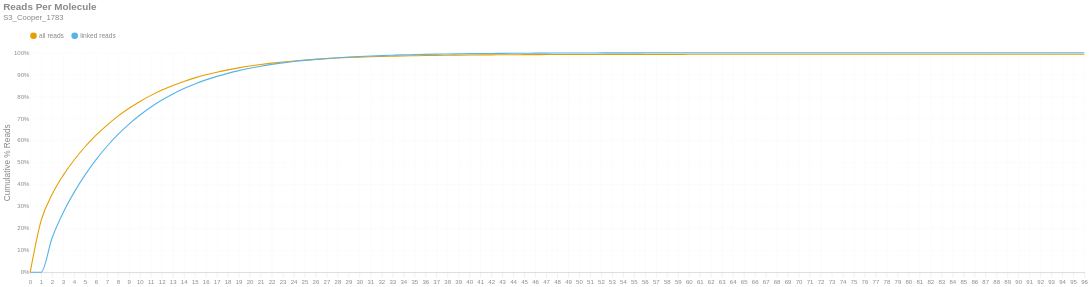

Notebook code for this chart:
### Markdown cell above
### Reads per Molecule
This chart shows the cumulative distribution of the number of reads per linked molecule. That is, how many alignments are associated with a unique molecule. This excludes the number of reads associated with invalid or absent linked-read barcodes. The `linked` histogram is the percentages recalculated when disregarding singletons.

### Code cell
if SKIPLR:
    print_html(f"Skipped")
else:
    counts = np.bincount(valids['reads'].cast(pl.Int64).to_numpy())
    weighted = counts * np.arange(len(counts))
    all_perc = weighted / n_reads
    linked_perc = weighted / n_linked_reads
    linked_perc[1] = 0
    binned_df = pl.DataFrame({
        'readsper': list(range(len(counts))),
        'all reads (cumsum)': np.cumsum(all_perc).tolist(),
        'linked reads (cumsum)': np.cumsum(linked_perc).tolist(),
    })

    with SafeRender(binned_df):
        (
            density_plot(binned_df, 'Reads Per Molecule', samplename, 'readspmol')
            .encode(
                x=alt.X('readsper:O', title=None).axis(labelAngle=0).scale(padding=0),
                y=alt.Y('value:Q', title='Cumulative % Reads').axis(format='%').stack(False),
                color=alt.Color("key:N").scale(domain=["all reads", "linked reads"]),
                tooltip=[
                    alt.Tooltip("key:N", title="Data Type"),
                    alt.Tooltip("readsper:O", title="Reads Per Molecule"),
                    alt.Tooltip("value:Q", format=".2%", title="% Reads (Cum.)")
                ]            
            )
        ).display()

### Figure 1 — Vega-Lite specification as saved in the notebook (floating-point values rounded to 4 significant figures)
{"width": "container", "height": 400, "config": {"title": {"anchor": "start", "dy": -15, "fontSize": 18, "color": "#888888", "subtitleColor": "#888888", "subtitleFontSize": 14}, "arc": {"fill": "#0072B2"}, "axis": {"domainColor": "#888888", "domainWidth": 0.5, "gridWidth": 0.2, "grid": false, "titleFontWeight": 400, "titleFontSize": 15, "labelFontSize": 11, "labelColor": "#888888", "tickColor": "#888888", "tickWidth": 0.2, "titleColor": "#888888"}, "axisBand": {"grid": false}, "axisX": {"grid": true, "tickSize": 10, "domainCap": "round"}, "axisY": {"domain": false, "grid": true, "tickSize": 0, "domainCap": "round"}, "background": "transparent", "header": {"labelFontSize": 15, "labelColor": "#888888", "titleFontSize": 15, "titleFontWeight": 600, "titleColor": "#888888"}, "legend": {"labelFont": "sans-serif", "labelFontSize": 12, "labelColor": "#888888", "symbolSize": 100, "symbolType": "circle", "titleFontSize": 12, "titlePadding": 10, "titleColor": "#888888", "title": null, "orient": "top"}, "range": {"category": ["#E69F00", "#56B4E9", "#009E73", "#F0E442", "#0072B2", "#D55E00", "#CC79A7", "#000000"], "diverging": ["#cfe8f3", "#a2d4ec", "#73bfe2", "#46abdb", "#1696d2", "#12719e"]}, "area": {"fill": "#0072B2", "fillOpacity": 0.7, "line": true, "strokeOpacity": 0.7}, "line": {"color": "#0072B2", "stroke": "#0072B2", "strokeWidth": 2}, "trail": {"color": "#0072B2", "stroke": "#0072B2", "strokeWidth": 0, "size": 1}, "point": {"filled": true, "fillOpacity": 1.0, "size": 95}, "text": {"color": "#888888", "fontSize": 11, "align": "right", "fontWeight": 400, "size": 11}, "bar": {"fill": "#0072B2", "stroke": null}, "view": {"stroke": null, "continuousWidth": 660, "continuousHeight": 400}}, "data": {"name": "data-60ab370543c56c2747de6e47cc8149df"}, "mark": {"type": "line", "interpolate": "monotone", "point": {"opacity": 0, "size": 275}}, "encoding": {"color": {"field": "key", "scale": {"domain": ["all reads", "linked reads"]}, "type": "nominal"}, "tooltip": [{"field": "key", "title": "Data Type", "type": "nominal"}, {"field": "readsper", "title": "Reads Per Molecule", "type": "ordinal"}, {"field": "value", "format": ".2%", "title": "% Reads (Cum.)", "type": "quantitative"}], "x": {"axis": {"labelAngle": 0}, "field": "readsper", "scale": {"padding": 0}, "title": null, "type": "ordinal"}, "y": {"axis": {"format": "%"}, "field": "value", "stack": false, "title": "Cumulative % Reads", "type": "quantitative"}}, "params": [{"name": "param_c36ac31b6afebe62", "select": {"type": "point", "fields": ["key"]}, "bind": "legend"}], "title": {"text": "Reads Per Molecule", "subtitle": "S3_Cooper_1783"}, "transform": [{"fold": ["all reads (cumsum)", "linked reads (cumsum)"]}, {"calculate": "replace(datum.key, ' (cumsum)', '')", "as": "key"}, {"filter": {"param": "param_c36ac31b6afebe62"}}], "usermeta": {"embedOptions": {"downloadFileName": "S3_Cooper_1783.readspmol"}}, "$schema": "https://vega.github.io/schema/vega-lite/v6.1.0.json", "datasets": {"data-60ab370543c56c2747de6e47cc8149df": [{"readsper": 0, "all reads (cumsum)": 0.0, "linked reads (cumsum)": 0.0}, {"readsper": 1, "all reads (cumsum)": 0.2361, "linked reads (cumsum)": 0.0}, {"readsper": 2, "all reads (cumsum)": 0.3552, "linked reads (cumsum)": 0.1574}, {"readsper": 3, "all reads (cumsum)": 0.4413, "linked reads (cumsum)": 0.2712}, {"readsper": 4, "all reads (cumsum)": 0.5114, "linked reads (cumsum)": 0.3639}, {"readsper": 5, "all reads (cumsum)": 0.5717, "linked reads (cumsum)": 0.4435}, {"readsper": 6, "all reads (cumsum)": 0.6243, "linked reads (cumsum)": 0.513}, {"readsper": 7, "all reads (cumsum)": 0.6705, "linked reads (cumsum)": 0.574}, {"readsper": 8, "all reads (cumsum)": 0.7111, "linked reads (cumsum)": 0.6277}, {"readsper": 9, "all reads (cumsum)": 0.7469, "linked reads (cumsum)": 0.6749}, {"readsper": 10, "all reads (cumsum)": 0.7782, "linked reads (cumsum)": 0.7163}, {"readsper": 11, "all reads (cumsum)": 0.8057, "linked reads (cumsum)": 0.7527}, {"readsper": 12, "all reads (cumsum)": 0.8297, "linked reads (cumsum)": 0.7845}, {"readsper": 13, "all reads (cumsum)": 0.8508, "linked reads (cumsum)": 0.8122}, {"readsper": 14, "all reads (cumsum)": 0.8692, "linked reads (cumsum)": 0.8366}, {"readsper": 15, "all reads (cumsum)": 0.8853, "linked reads (cumsum)": 0.8579}, {"readsper": 16, "all reads (cumsum)": 0.8992, "linked reads (cumsum)": 0.8762}, {"readsper": 17, "all reads (cumsum)": 0.9114, "linked reads (cumsum)": 0.8923}, {"readsper": 18, "all reads (cumsum)": 0.9217, "linked reads (cumsum)": 0.906}, {"readsper": 19, "all reads (cumsum)": 0.931, "linked reads (cumsum)": 0.9183}, {"readsper": 20, "all reads (cumsum)": 0.9393, "linked reads (cumsum)": 0.9292}, {"readsper": 21, "all reads (cumsum)": 0.9464, "linked reads (cumsum)": 0.9386}, {"readsper": 22, "all reads (cumsum)": 0.9525, "linked reads (cumsum)": 0.9467}, {"readsper": 23, "all reads (cumsum)": 0.9578, "linked reads (cumsum)": 0.9537}, {"readsper": 24, "all reads (cumsum)": 0.9625, "linked reads (cumsum)": 0.9599}, {"readsper": 25, "all reads (cumsum)": 0.9664, "linked reads (cumsum)": 0.965}, {"readsper": 26, "all reads (cumsum)": 0.9698, "linked reads (cumsum)": 0.9695}, {"readsper": 27, "all reads (cumsum)": 0.9728, "linked reads (cumsum)": 0.9735}, {"readsper": 28, "all reads (cumsum)": 0.9756, "linked reads (cumsum)": 0.9772}, {"readsper": 29, "all reads (cumsum)": 0.9778, "linked reads (cumsum)": 0.9801}, {"readsper": 30, "all reads (cumsum)": 0.9797, "linked reads (cumsum)": 0.9826}, {"readsper": 31, "all reads (cumsum)": 0.9814, "linked reads (cumsum)": 0.9849}, {"readsper": 32, "all reads (cumsum)": 0.9829, "linked reads (cumsum)": 0.9868}, {"readsper": 33, "all reads (cumsum)": 0.9841, "linked reads (cumsum)": 0.9885}, {"readsper": 34, "all reads (cumsum)": 0.9853, "linked reads (cumsum)": 0.99}, {"readsper": 35, "all reads (cumsum)": 0.9862, "linked reads (cumsum)": 0.9912}, {"readsper": 36, "all reads (cumsum)": 0.9871, "linked reads (cumsum)": 0.9924}, {"readsper": 37, "all reads (cumsum)": 0.9879, "linked reads (cumsum)": 0.9934}, {"readsper": 38, "all reads (cumsum)": 0.9884, "linked reads (cumsum)": 0.9942}, {"readsper": 39, "all reads (cumsum)": 0.989, "linked reads (cumsum)": 0.9949}, {"readsper": 40, "all reads (cumsum)": 0.9895, "linked reads (cumsum)": 0.9956}, {"readsper": 41, "all reads (cumsum)": 0.9899, "linked reads (cumsum)": 0.9961}, {"readsper": 42, "all reads (cumsum)": 0.9903, "linked reads (cumsum)": 0.9966}, {"readsper": 43, "all reads (cumsum)": 0.9906, "linked reads (cumsum)": 0.997}, {"readsper": 44, "all reads (cumsum)": 0.9908, "linked reads (cumsum)": 0.9973}, {"readsper": 45, "all reads (cumsum)": 0.9911, "linked reads (cumsum)": 0.9977}, {"readsper": 46, "all reads (cumsum)": 0.9913, "linked reads (cumsum)": 0.9979}, {"readsper": 47, "all reads (cumsum)": 0.9915, "linked reads (cumsum)": 0.9982}, {"readsper": 48, "all reads (cumsum)": 0.9917, "linked reads (cumsum)": 0.9985}, {"readsper": 49, "all reads (cumsum)": 0.9918, "linked reads (cumsum)": 0.9986}, {"readsper": 50, "all reads (cumsum)": 0.9919, "linked reads (cumsum)": 0.9988}, {"readsper": 51, "all reads (cumsum)": 0.992, "linked reads (cumsum)": 0.9989}, {"readsper": 52, "all reads (cumsum)": 0.9921, "linked reads (cumsum)": 0.9991}, {"readsper": 53, "all reads (cumsum)": 0.9922, "linked reads (cumsum)": 0.9992}, {"readsper": 54, "all reads (cumsum)": 0.9923, "linked reads (cumsum)": 0.9993}, {"readsper": 55, "all reads (cumsum)": 0.9924, "linked reads (cumsum)": 0.9994}, {"readsper": 56, "all reads (cumsum)": 0.9925, "linked reads (cumsum)": 0.9995}, {"readsper": 57, "all reads (cumsum)": 0.9925, "linked reads (cumsum)": 0.9995}, {"readsper": 58, "all reads (cumsum)": 0.9925, "linked reads (cumsum)": 0.9996}, {"readsper": 59, "all reads (cumsum)": 0.9926, "linked reads (cumsum)": 0.9996}, {"readsper": 60, "all reads (cumsum)": 0.9926, "linked reads (cumsum)": 0.9997}, {"readsper": 61, "all reads (cumsum)": 0.9926, "linked reads (cumsum)": 0.9997}, {"readsper": 62, "all reads (cumsum)": 0.9927, "linked reads (cumsum)": 0.9997}, {"readsper": 63, "all reads (cumsum)": 0.9927, "linked reads (cumsum)": 0.9998}, {"readsper": 64, "all reads (cumsum)": 0.9927, "linked reads (cumsum)": 0.9998}, {"readsper": 65, "all reads (cumsum)": 0.9927, "linked reads (cumsum)": 0.9998}, {"readsper": 66, "all reads (cumsum)": 0.9927, "linked reads (cumsum)": 0.9998}, {"readsper": 67, "all reads (cumsum)": 0.9927, "linked reads (cumsum)": 0.9998}, {"readsper": 68, "all reads (cumsum)": 0.9927, "linked reads (cumsum)": 0.9999}, {"readsper": 69, "all reads (cumsum)": 0.9928, "linked reads (cumsum)": 0.9999}, {"readsper": 70, "all reads (cumsum)": 0.9928, "linked reads (cumsum)": 0.9999}, {"readsper": 71, "all reads (cumsum)": 0.9928, "linked reads (cumsum)": 0.9999}, {"readsper": 72, "all reads (cumsum)": 0.9928, "linked reads (cumsum)": 0.9999}, {"readsper": 73, "all reads (cumsum)": 0.9928, "linked reads (cumsum)": 0.9999}, {"readsper": 74, "all reads (cumsum)": 0.9928, "linked reads (cumsum)": 0.9999}, {"readsper": 75, "all reads (cumsum)": 0.9928, "linked reads (cumsum)": 0.9999}, {"readsper": 76, "all reads (cumsum)": 0.9928, "linked reads (cumsum)": 0.9999}, {"readsper": 77, "all reads (cumsum)": 0.9928, "linked reads (cumsum)": 0.9999}, {"readsper": 78, "all reads (cumsum)": 0.9928, "linked reads (cumsum)": 0.9999}, {"readsper": 79, "all reads (cumsum)": 0.9928, "linked reads (cumsum)": 1.0}, {"readsper": 80, "all reads (cumsum)": 0.9928, "linked reads (cumsum)": 1.0}, {"readsper": 81, "all reads (cumsum)": 0.9928, "linked reads (cumsum)": 1.0}, {"readsper": 82, "all reads (cumsum)": 0.9928, "linked reads (cumsum)": 1.0}, {"readsper": 83, "all reads (cumsum)": 0.9928, "linked reads (cumsum)": 1.0}, {"readsper": 84, "all reads (cumsum)": 0.9928, "linked reads (cumsum)": 1.0}, {"readsper": 85, "all reads (cumsum)": 0.9928, "linked reads (cumsum)": 1.0}, {"readsper": 86, "all reads (cumsum)": 0.9928, "linked reads (cumsum)": 1.0}, {"readsper": 87, "all reads (cumsum)": 0.9928, "linked reads (cumsum)": 1.0}, {"readsper": 88, "all reads (cumsum)": 0.9928, "linked reads (cumsum)": 1.0}, {"readsper": 89, "all reads (cumsum)": 0.9929, "linked reads (cumsum)": 1.0}, {"readsper": 90, "all reads (cumsum)": 0.9929, "linked reads (cumsum)": 1.0}, {"readsper": 91, "all reads (cumsum)": 0.9929, "linked reads (cumsum)": 1.0}, {"readsper": 92, "all reads (cumsum)": 0.9929, "linked reads (cumsum)": 1.0}, {"readsper": 93, "all reads (cumsum)": 0.9929, "linked reads (cumsum)": 1.0}, {"readsper": 94, "all reads (cumsum)": 0.9929, "linked reads (cumsum)": 1.0}, {"readsper": 95, "all reads (cumsum)": 0.9929, "linked reads (cumsum)": 1.0}, {"readsper": 96, "all reads (cumsum)": 0.9929, "linked reads (cumsum)": 1.0}]}}
